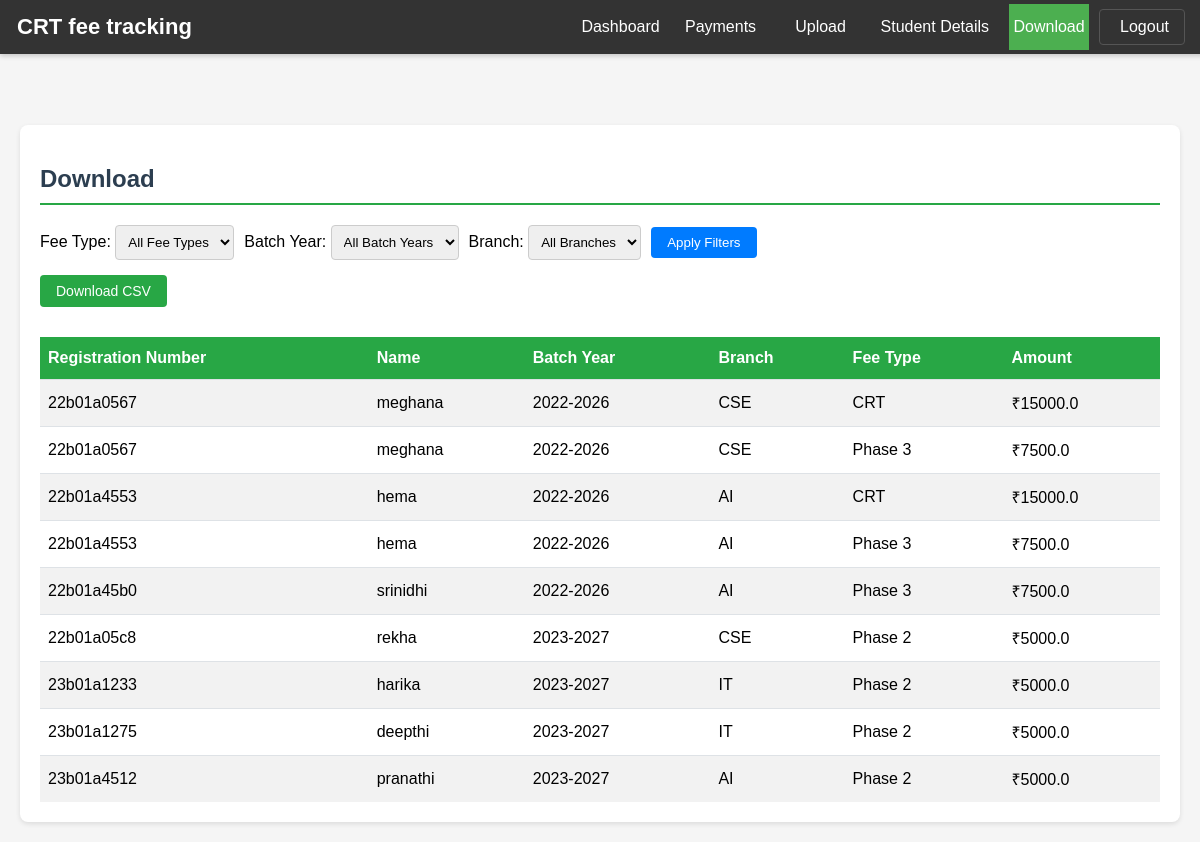
Screenshot of /unpaid_students with the database file from the repository.
### models.py (models this page shows, shortened)
class Student(db.Model):
    __tablename__ = 'student'
    id = db.Column(db.Integer, primary_key=True)
    regd_no = db.Column(db.String(20), unique=True, nullable=False)
    name = db.Column(db.String(100), nullable=False)
    batch_year = db.Column(db.String(10), nullable=False)
    branch = db.Column(db.String(50), nullable=False)
    mobile = db.Column(db.String(15), nullable=True)
    fees = db.relationship('FeeMaster', backref='student', lazy=True)
    payments = db.relationship('Payment', backref='student', lazy=True)

class FeeMaster(db.Model):
    __tablename__ = 'fee_master'
    id = db.Column(db.Integer, primary_key=True)
    regd_no = db.Column(db.String(20), db.ForeignKey('student.regd_no'), nullable=False)
    fee_type = db.Column(db.String(50), nullable=False)
    amount = db.Column(db.Float, nullable=False)
    remarks = db.Column(db.Text, nullable=True)

### app.py (the view)
@app.route('/unpaid_students', methods=['GET'])
def unpaid_students():
    batch_year = request.args.get('batch_year')
    fee_type = request.args.get('fee_type')
    branch = request.args.get('branch')
    payment_status = request.args.get('payment_status', 'not_paid')
    download_excel = request.args.get('download_excel') == 'true'
    download_csv = request.args.get('download_csv') == 'true'
    try:
        batch_years = [year[0] for year in db.session.query(Student.batch_year).distinct().order_by(Student.batch_year).all()]
        fee_types = ['CRT', 'Phase 2', 'Phase 3']  # Standard fee types
        branches = [branch[0] for branch in db.session.query(Student.branch).distinct().order_by(Student.branch).all()]
        normalized_fee_type = normalize_fee_type(fee_type) if fee_type else None
        student_query = db.session.query(
            Student.regd_no,
            Student.name,
            Student.batch_year,
            Student.branch,
            Student.mobile
        )
        if batch_year:
            student_query = student_query.filter(Student.batch_year == batch_year)
        if branch:
            student_query = student_query.filter(Student.branch == branch)
        students = student_query.all()
        unpaid_students_dict = {}
        for student in students:
            processed_std_fee_types = set()
            fee_types_to_check = [normalize_fee_type(fee_type)] if fee_type else [normalize_fee_type(ft) for ft in fee_types]
            for normalized_type in fee_types_to_check:
                fee_entries = db.session.query(
                    FeeMaster.fee_type,
                    FeeMaster.amount,
                    FeeMaster.remarks
                ).filter(
                    FeeMaster.regd_no == student.regd_no,
                    db.func.lower(FeeMaster.fee_type).like(f'%{normalized_type}%')
                ).all()
                for fee_entry in fee_entries:
                    std_fee_type = get_standardized_fee_type_label(fee_entry.fee_type)
                    if std_fee_type in processed_std_fee_types:
                        continue
                    processed_std_fee_types.add(std_fee_type)
                    payment = db.session.query(
                        db.func.sum(Payment.amount_paid).label('total_paid')
                    ).filter(
                        Payment.regd_no == student.regd_no,
                        db.func.lower(Payment.fee_type).like(f'%{normalized_type}%')
                    ).first()
                    paid_amount = payment.total_paid if payment and payment.total_paid else 0
                    try:
                        fee_amount = float(fee_entry.amount)
                        paid_amount = float(paid_amount)
                    except (ValueError, TypeError):
                        app.logger.warning(f"Invalid amount value for student {student.regd_no}, fee type {fee_entry.fee_type}")
                        fee_amount = 0
                        paid_amount = 0
                    is_not_paid = paid_amount == 0
                    is_partially_paid = 0 < paid_amount < fee_amount
                    should_include = (
                        (payment_status == 'not_paid' and is_not_paid) or
                        (payment_status == 'partially_paid' and is_partially_paid) or
                        (payment_status == 'all' and (is_not_paid or is_partially_paid))
                    )
                    if should_include:
                        key = f"{student.regd_no}_{std_fee_type}"
                        student_record = {
                            'regd_no': student.regd_no,
                            'name': student.name,
                            'batch_year': student.batch_year,
                            'branch': student.branch,
                            'mobile': student.mobile,
                            'fee_type': std_fee_type,
                            'total_amount': fee_amount,
                            'paid_amount': paid_amount,
                            'remaining': fee_amount - paid_amount,
                            'payment_status': 'Partially Paid' if paid_amount > 0 else 'Not Paid',
                            'remarks': fee_entry.remarks or ''
                        }
                        unpaid_students_dict[key] = student_record
        unpaid_students_list = list(unpaid_students_dict.values())
        unpaid_students_list.sort(key=lambda x: (x['batch_year'], x['regd_no'], x['fee_type']))
        app.logger.info(f"Found {len(unpaid_students_list)} records with payment status: {payment_status}")
        if not unpaid_students_list and not (download_excel or download_csv):
            flash("No students match the selected criteria.", "info")
        if download_excel:
            return generate_excel_report(unpaid_students_list, batch_year, branch, payment_status)
        elif download_csv:
            return generate_csv_report(unpaid_students_list, batch_year, branch, payment_status)
        return render_template('unpaid_students.html',
                            unpaid_students=unpaid_students_list,
                            batch_years=batch_years,
                            fee_types=fee_types,
                            branches=branches,
                            selected_batch_year=batch_year,
                            selected_fee_type=fee_type,
                            selected_branch=branch,
                            selected_payment_status=payment_status)
    except Exception as e:
        app.logger.error(f"Error retrieving unpaid students: {str(e)}")
        import traceback
        traceback_str = traceback.format_exc()
        app.logger.error(traceback_str)
        flash(f"Error retrieving unpaid students: {str(e)}", "error")
        return render_template('unpaid_students.html',
                              error=str(e),
                              unpaid_students=[],
                              batch_years=[],
                              fee_types=[],
                              branches=[],
                              debug_info=traceback_str if app.config.get('DEBUG', False) else None)

### app.py (called while the page is built)
def normalize_fee_type(fee_type):
    if not fee_type:
        return ""
    fee_type = fee_type.lower().strip()
    if 'crt' in fee_type:
        return 'crt fee'
    elif any(x in fee_type for x in ['phase 3', 'phase-3', 'phase-iii', 'phase iii']):
        return 'smart interviews phase-iii'
    elif any(x in fee_type for x in ['phase 2', 'phase-2', 'phase-ii', 'phase ii']):
        return 'smart interviews phase-ii'
    return fee_type

def get_standardized_fee_type_label(fee_type):
    fee_type = fee_type.lower()
    if 'crt' in fee_type:
        return 'CRT'
    elif 'phase-iii' in fee_type or 'phase 3' in fee_type:
        return 'Phase 3'
    elif 'phase-ii' in fee_type or 'phase 2' in fee_type:
        return 'Phase 2'
    else:
        return fee_type.title()  # Default case, capitalize words

### templates/unpaid_students.html (shortened to what this page needs)
<!DOCTYPE html>
<html>
<head>
</head>
<body>
    {% include 'nav.html' %}
    <div class="container">
        <h2>Download</h2>
        <form method="get" action="{{ url_for('unpaid_students') }}" class="filter-container">
            <div>
                <label for="fee_type">Fee Type:</label>
                <select name="fee_type" id="fee_type" class="filter-select">
                    <option value="">All Fee Types</option>
                </select>
            </div>
            <div>
                <label for="batch_year">Batch Year:</label>
                <select name="batch_year" id="batch_year" class="filter-select">
                    <option value="">All Batch Years</option>
                </select>
            </div>
            <div>
                <label for="branch">Branch:</label>
                <select name="branch" id="branch" class="filter-select">
                    <option value="">All Branches</option>
                </select>
            </div>
            <button type="submit" class="filter-btn">Apply Filters</button>
        </form>
        <div class="download-options">
            <a href="{{ request.path }}?{{ request.query_string.decode() }}&download_csv=true" class="btn">Download
                CSV</a>
        </div>
        <table class="table table-striped">
            <thead>
                <tr>
                    <th>Registration Number</th>
                    <th>Name</th>
                    <th>Batch Year</th>
                    <th>Branch</th>
                    <th>Fee Type</th>
                    <th>Amount</th>
                </tr>
            </thead>
            <tbody>
                {% for student in unpaid_students %}
                <tr>
                    <td>{{ student.regd_no }}</td>
                    <td>{{ student.name }}</td>
                    <td>{{ student.batch_year }}</td>
                    <td>{{ student.branch }}</td>
                    <td>{{ student.fee_type }}</td>
                    <td>₹{{ student.total_amount|round(2) }}</td>
                </tr>
                {% endfor %}
            </tbody>
        </table>
    </div>
</body>
</html>

### templates/nav.html (shortened to what this page needs)
<div class="navbar">
    <a href="{{ url_for('dashboard') }}" class="navbar-brand">CRT fee tracking</a>
    <div class="navbar-nav">
        <a href="{{ url_for('dashboard') }}" >Dashboard</a>
        <a href="{{ url_for('payments') }}" {% if request.endpoint=='payments' %}class="active" {% endif %}>Payments</a>
        <a href="{{ url_for('upload') }}" {% if request.endpoint=='upload' %}class="active" {% endif %}>Upload</a>
        <a href="{{ url_for('student_details') }}" >Student Details</a>
        <a href="{{ url_for('unpaid_students') }}" {% if request.endpoint=='unpaid_students' %}class="active" {% endif
            %}>Download</a>
    </div>
    <div class="navbar-right">
        <a href="{{ url_for('logout') }}" class="logout-btn">
             Logout
        </a>
    </div>
</div>
<div class="content-wrapper">
</div>

### templates/unpaid_students.html (style rules this page uses)
body { font-family: Arial, sans-serif; background-color: #f5f5f5; margin: 0; padding: 20px; }
.container { max-width: 1200px; margin: 0 auto; background-color: white; padding: 20px; border-radius: 8px; box-shadow: 0 2px 5px rgba(0, 0, 0, 0.1); }
h2 { color: #2c3e50; margin-bottom: 20px; padding-bottom: 10px; border-bottom: 2px solid #28a745; }
.table { width: 100%; border-collapse: collapse; margin-top: 15px; }
.table-striped tbody tr:nth-of-type(odd) { background-color: rgba(0, 0, 0, .05); }
.table th { background-color: #28a745; color: white; padding: 12px 8px; text-align: left; }
.table td { padding: 12px 8px; border-top: 1px solid #dee2e6; }
.btn { display: inline-block; padding: 8px 16px; margin-bottom: 15px; background-color: #28a745; color: white; text-decoration: none; border-radius: 4px; border: none; cursor: pointer; font-size: 14px; }
.filter-container { display: flex; gap: 10px; align-items: center; margin-bottom: 15px; }
.filter-select { padding: 8px; border-radius: 4px; border: 1px solid #ccc; }
.filter-btn { padding: 8px 16px; background-color: #007bff; color: white; border: none; border-radius: 4px; cursor: pointer; }
.download-options { display: flex; gap: 10px; }

### templates/nav.html (style rules this page uses)
.navbar { width: 100%; background-color: #333; overflow: hidden; position: fixed; top: 0; left: 0; z-index: 80; display: flex; flex-direction: row; align-items: center; padding: 0 15px; box-shadow: 0 2px 5px rgba(0, 0, 0, 0.2); }
.navbar-brand { color: white; font-size: 22px; font-weight: bold; padding: 14px 2px 14px 2px; text-decoration: none; white-space: nowrap; }
.navbar-nav { display: flex; flex-direction: row; justify-content: flex-end; flex-grow: 1; margin-left: auto; }
.navbar-nav a { display: block; color: white; text-align: center; padding: 14px 0px; text-decoration: none; transition: background-color 0.3s; flex: 0 0 auto; margin: 0 10px; min-width: 80px; }
.navbar-nav a.active { background-color: #4CAF50; color: white; }
.content-wrapper { padding-top: 105px; width: 100%; box-sizing: border-box; }
.navbar-right { display: flex; margin-left: auto; }
.logout-btn { background-color: transparent; color: white; border: 1px solid #555; border-radius: 4px; padding: 8px 15px; margin-right: 30px; text-decoration: none; transition: all 0.3s; display: flex; align-items: center; }

### rows the page displays
Student: regd_no "22b01a0567" "22b01a0567", name "meghana" "meghana", batch_year "2022-2026" "2022-2026", branch "CSE" "CSE"
FeeMaster: total_amount "15000.0"
FeeMaster: total_amount "7500.0"
Student: regd_no "22b01a4553" "22b01a4553", name "hema" "hema", batch_year "2022-2026" "2022-2026", branch "AI" "AI"
FeeMaster: total_amount "15000.0"
FeeMaster: total_amount "7500.0"
Student: regd_no "22b01a45b0", name "srinidhi", batch_year "2022-2026", branch "AI"
FeeMaster: total_amount "7500.0"
Student: regd_no "22b01a05c8", name "rekha", batch_year "2023-2027", branch "CSE"
FeeMaster: total_amount "5000.0"
Student: regd_no "23b01a1233", name "harika", batch_year "2023-2027", branch "IT"
FeeMaster: total_amount "5000.0"
Student: regd_no "23b01a1275", name "deepthi", batch_year "2023-2027", branch "IT"
FeeMaster: total_amount "5000.0"
Student: regd_no "23b01a4512", name "pranathi", batch_year "2023-2027", branch "AI"
FeeMaster: total_amount "5000.0"

### other values shown
{{ student.fee_type }} "CRT" "Phase 3" "CRT" "Phase 3" "Phase 3" "Phase 2" "Phase 2" "Phase 2" "Phase 2"
